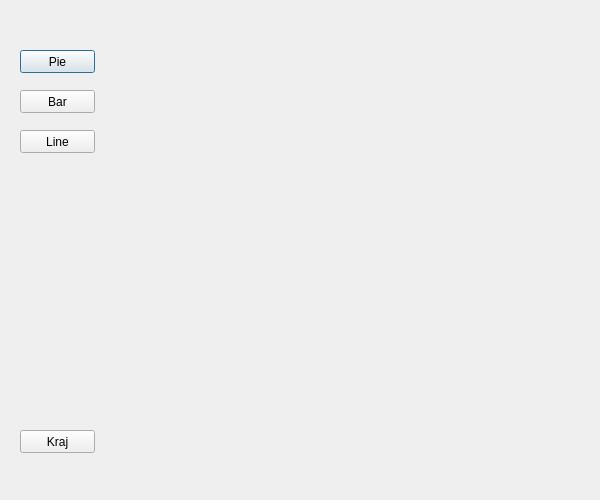
<?xml version="1.0" encoding="UTF-8"?>
<ui version="4.0">
 <class>Dialog</class>
 <widget class="QDialog" name="Dialog">
  <property name="geometry">
   <rect>
    <x>0</x>
    <y>0</y>
    <width>600</width>
    <height>500</height>
   </rect>
  </property>
  <property name="windowTitle">
   <string>Dialog</string>
  </property>
  <widget class="QWidget" name="gridLayoutWidget">
   <property name="geometry">
    <rect>
     <x>130</x>
     <y>10</y>
     <width>451</width>
     <height>471</height>
    </rect>
   </property>
   <layout class="QGridLayout" name="gridLayout"/>
  </widget>
  <widget class="QPushButton" name="pushButtonPie">
   <property name="geometry">
    <rect>
     <x>20</x>
     <y>50</y>
     <width>75</width>
     <height>23</height>
    </rect>
   </property>
   <property name="text">
    <string>Pie</string>
   </property>
  </widget>
  <widget class="QPushButton" name="pushButtonBar">
   <property name="geometry">
    <rect>
     <x>20</x>
     <y>90</y>
     <width>75</width>
     <height>23</height>
    </rect>
   </property>
   <property name="text">
    <string>Bar</string>
   </property>
  </widget>
  <widget class="QPushButton" name="pushButtonLine">
   <property name="geometry">
    <rect>
     <x>20</x>
     <y>130</y>
     <width>75</width>
     <height>23</height>
    </rect>
   </property>
   <property name="text">
    <string>Line</string>
   </property>
  </widget>
  <widget class="QPushButton" name="pushButtonKraj">
   <property name="geometry">
    <rect>
     <x>20</x>
     <y>430</y>
     <width>75</width>
     <height>23</height>
    </rect>
   </property>
   <property name="text">
    <string>Kraj</string>
   </property>
  </widget>
 </widget>
 <layoutdefault spacing="6" margin="11"/>
 <resources/>
 <connections/>
</ui>
